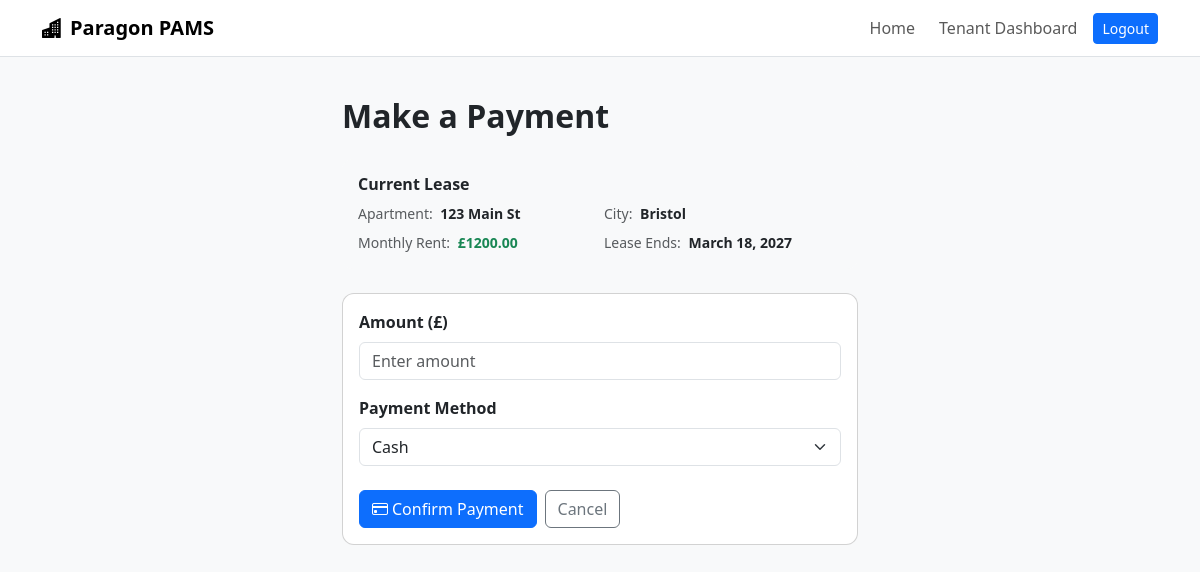
/payment/ (signed in), run on the app's committed database.
### core/models.py (models this page shows, shortened)
class Lease(models.Model):
    tenant = models.ForeignKey(Tenant, on_delete=models.CASCADE)
    apartment = models.ForeignKey(Apartment, on_delete=models.CASCADE)
    start_date = models.DateField()
    end_date = models.DateField()
    rent_amount = models.DecimalField(max_digits=10, decimal_places=2)
    deposit = models.DecimalField(max_digits=10, decimal_places=2, default=0)
    early_termination_requested = models.BooleanField(default=False)
    early_termination_date = models.DateField(null=True, blank=True)
    early_termination_penalty = models.DecimalField(max_digits=10, decimal_places=2, default=0)

class Apartment(models.Model):
    address = models.CharField(max_length=255)
    city = models.ForeignKey(City, on_delete=models.CASCADE)
    bedrooms = models.IntegerField()
    bathrooms = models.DecimalField(max_digits=3, decimal_places=1)
    rent = models.DecimalField(max_digits=10, decimal_places=2)
    available = models.BooleanField(default=True)

class City(models.Model):
    name = models.CharField(max_length=100)
    state = models.CharField(max_length=100, blank=True)
    country = models.CharField(max_length=100, default='UK')
    zipcode = models.CharField(max_length=10, blank=True)

### core/views.py (the view)
# urls.py: path('payment/', views.payment_form, name='payment_form'),
@login_required
def payment_form(request):
    if request.user.role != 'TENANT':
        return redirect('admin_dashboard')
    tenant = Tenant.objects.filter(user=request.user).first()
    if not tenant:
        messages.error(request, "No tenant profile.")
        return redirect('tenant_dashboard')
    lease = Lease.objects.filter(tenant=tenant).first()
    if not lease:
        messages.error(request, "You do not have an active lease. Please contact the front desk.")
        return redirect("tenant_dashboard")
    if request.method == 'POST':
        form = PaymentForm(request.POST)
        if form.is_valid():
            Payment.objects.create(
                tenant=tenant,
                lease=lease,
                amount=form.cleaned_data['amount'],
                due_date=date.today(),
                paid_date=date.today(),
                method=form.cleaned_data['payment_method']
            )
            messages.success(request, "Payment successful.")
            return redirect('tenant_dashboard')
    else:
        form = PaymentForm()
    return render(request, 'tenant/payment_form.html', {'form': form, 'lease': lease})

### core/forms.py
class PaymentForm(forms.Form):
    amount = forms.DecimalField(
        max_digits=10,
        decimal_places=2,
        widget=forms.NumberInput(attrs={'class': 'form-control', 'placeholder': 'Enter amount'})
    )
    payment_method = forms.ChoiceField(
        choices=Payment.METHOD_CHOICES,
        widget=forms.Select(attrs={'class': 'form-select'})
    )

### core/templates/tenant/payment_form.html (shortened to what this page needs)
{% extends "base.html" %}
{% block content %}
<div class="container py-3" style="max-width: 540px;">
  <h2 class="fw-bold mb-4">Make a Payment</h2>
  {% if lease %}
  <div class="card mb-4 border-0 bg-light">
    <div class="card-body">
      <h6 class="fw-semibold mb-2">Current Lease</h6>
      <div class="row g-2 small">
        <div class="col-6">
          <span class="text-muted">Apartment:</span>
          <span class="fw-semibold ms-1">{{ lease.apartment.address }}</span>
        </div>
        <div class="col-6">
          <span class="text-muted">City:</span>
          <span class="fw-semibold ms-1">{{ lease.apartment.city.name }}</span>
        </div>
        <div class="col-6">
          <span class="text-muted">Monthly Rent:</span>
          <span class="fw-semibold ms-1 text-success">£{{ lease.rent_amount }}</span>
        </div>
        <div class="col-6">
          <span class="text-muted">Lease Ends:</span>
          <span class="fw-semibold ms-1">{{ lease.end_date }}</span>
        </div>
      </div>
    </div>
  </div>
  {% endif %}
  <div class="card">
    <div class="card-body">
      <form method="post">
        <div class="mb-3">
          <label class="form-label fw-semibold">Amount (£)</label>
          {{ form.amount }}
        </div>
        <div class="mb-4">
          <label class="form-label fw-semibold">Payment Method</label>
          {{ form.payment_method }}
        </div>
        <div class="d-flex gap-2">
          <button type="submit" class="btn btn-primary">
            <i class="bi bi-credit-card me-1"></i>Confirm Payment
          </button>
          <a href="{% url 'tenant_dashboard' %}" class="btn btn-outline-secondary">Cancel</a>
        </div>
      </form>
    </div>
  </div>
</div>
{% endblock %}

### core/templates/base.html (style rules this page uses)
body { background-color: #f8f9fa; }
.card { border-radius: 12px; }

### data on the page
Lease: apartment.address "123 Main St", apartment.city.name "Bristol", rent_amount "1200.00", end_date "March 18, 2027"
